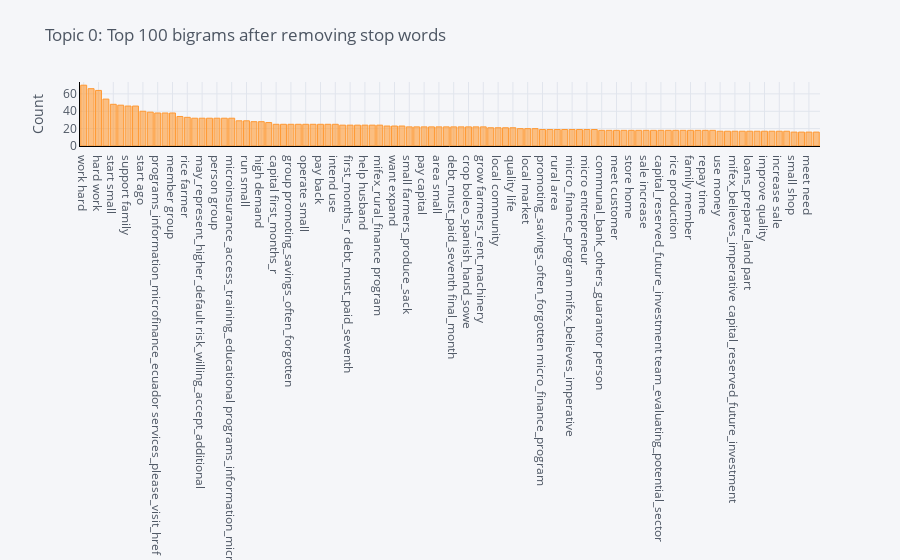

The notebook cell this image was saved under:
### Code cell
plot_model(lsi, plot = 'bigram')

### Figure 1 — Plotly figure (JSON) as saved in the notebook; plotly's stock layout.template omitted (floating-point values rounded to 4 significant figures)
{"data": [{"marker": {"color": "rgba(255, 153, 51, 0.6)", "line": {"color": "rgba(255, 153, 51, 1.0)", "width": 1}}, "name": "count", "orientation": "v", "text": "", "type": "bar", "x": ["work hard", "pay fee", "hard work", "increase stock", "start small", "group member", "support family", "husband work", "start ago", "provide family", "programs_information_microfinance_ecuador services_please_visit_href", "live husband", "member group", "mifex_offers_client microinsurance_access_training_educational", "rice farmer", "risk_willing_accept_additional risk_making", "may_represent_higher_default risk_willing_accept_additional", "kenya_security_situation_communitie businesses_lenders_entrepreneur_aware", "person group", "businesses_lenders_entrepreneur_aware may_represent_higher_default", "microinsurance_access_training_educational programs_information_microfinance_ecuador", "plan use", "run small", "well life", "high demand", "provide well", "capital first_months_r", "customer need", "group promoting_savings_often_forgotten", "marry primary", "operate small", "order farm", "pay back", "land order", "intend use", "enough money", "first_months_r debt_must_paid_seventh", "beauty product", "help husband", "small store", "mifex_rural_finance program", "therefore request", "want expand", "group cannot_fully_repay_borrower", "small farmers_produce_sack", "boleo_spanish_hand_sowe rice", "pay capital", "request budget", "area small", "rice grow", "debt_must_paid_seventh final_month", "husband help", "crop boleo_spanish_hand_sowe", "farmers_produce_sack land", "grow farmers_rent_machinery", "add stock", "local community", "save money", "quality life", "large quantity", "local market", "family need", "promoting_savings_often_forgotten micro_finance_program", "farmers_rent_machinery helps_gather_production", "rural area", "attract new", "micro_finance_program mifex_believes_imperative", "sector rice", "micro entrepreneur", "increase revenue", "communal_bank_others_guarantor person", "farmer association_works_cooperatively", "meet customer", "need order", "store home", "use clothe", "sale increase", "rural sector", "capital_reserved_future_investment team_evaluating_potential_sector", "start help", "rice production", "program rice", "family member", "improve family", "repay time", "increase profit", "use money", "familys need", "mifex_believes_imperative capital_reserved_future_investment", "boy girl", "loans_prepare_land part", "good education", "improve quality", "part communal_bank_others_guarantor", "increase sale", "request second", "small shop", "use clothing", "meet need", "continue grow"], "y": [70, 66, 64, 54, 48, 47, 46, 46, 40, 39, 38, 38, 38, 34, 33, 32, 32, 32, 32, 32, 32, 29, 29, 28, 28, 27, 25, 25, 25, 25, 25, 25, 25, 25, 25, 24, 24, 24, 24, 24, 24, 23, 23, 23, 22, 22, 22, 22, 22, 22, 22, 22, 22, 22, 22, 21, 21, 21, 21, 20, 20, 20, 19, 19, 19, 19, 19, 19, 19, 19, 18, 18, 18, 18, 18, 18, 18, 18, 18, 18, 18, 18, 18, 18, 18, 18, 17, 17, 17, 17, 17, 17, 17, 17, 17, 17, 16, 16, 16, 16]}], "layout": {"legend": {"bgcolor": "#F5F6F9", "font": {"color": "#4D5663"}}, "paper_bgcolor": "#F5F6F9", "plot_bgcolor": "#F5F6F9", "title": {"font": {"color": "#4D5663"}, "text": "Topic 0: Top 100 bigrams after removing stop words"}, "xaxis": {"gridcolor": "#E1E5ED", "linecolor": "black", "showgrid": true, "tickfont": {"color": "#4D5663"}, "title": {"font": {"color": "#4D5663"}, "text": ""}, "zerolinecolor": "#E1E5ED"}, "yaxis": {"gridcolor": "#E1E5ED", "linecolor": "black", "showgrid": true, "tickfont": {"color": "#4D5663"}, "title": {"font": {"color": "#4D5663"}, "text": "Count"}, "zerolinecolor": "#E1E5ED"}}}
